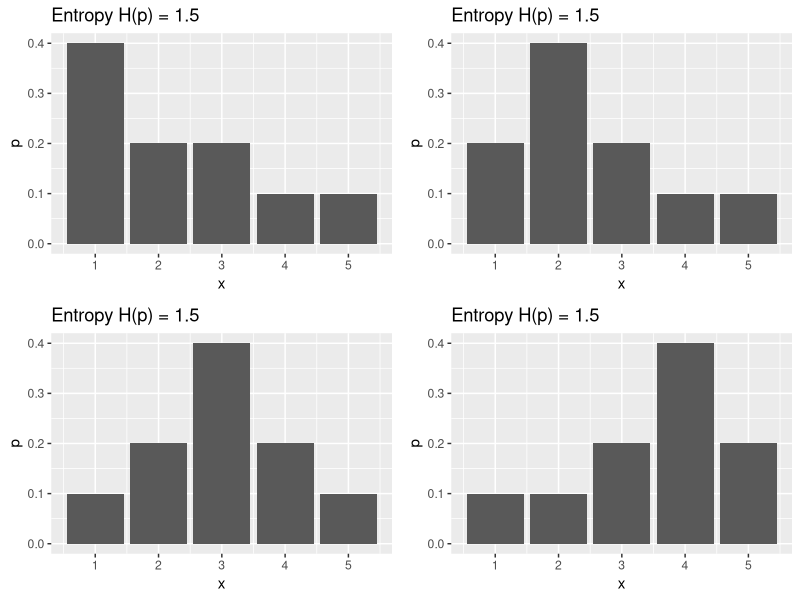
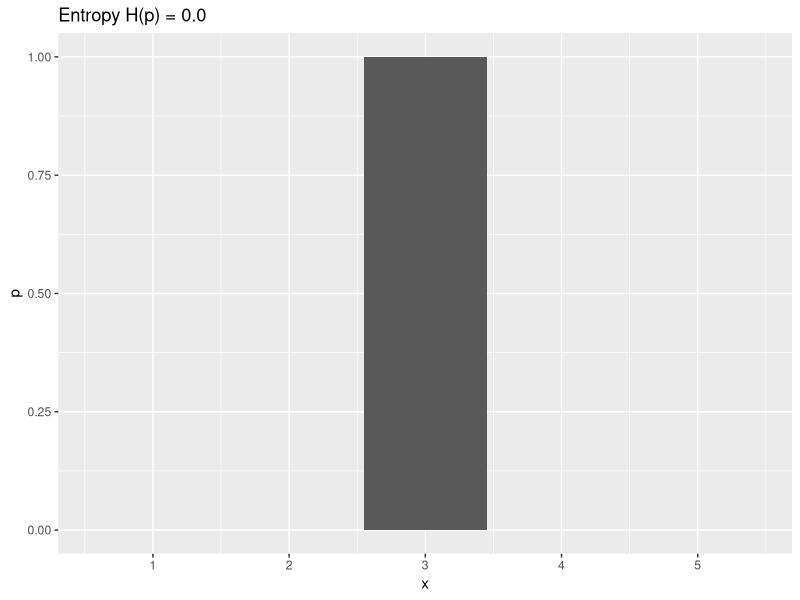
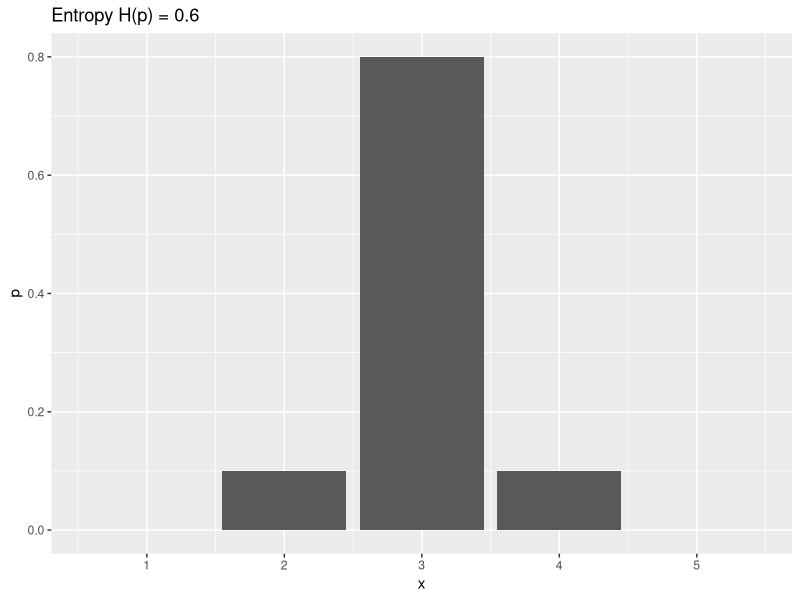
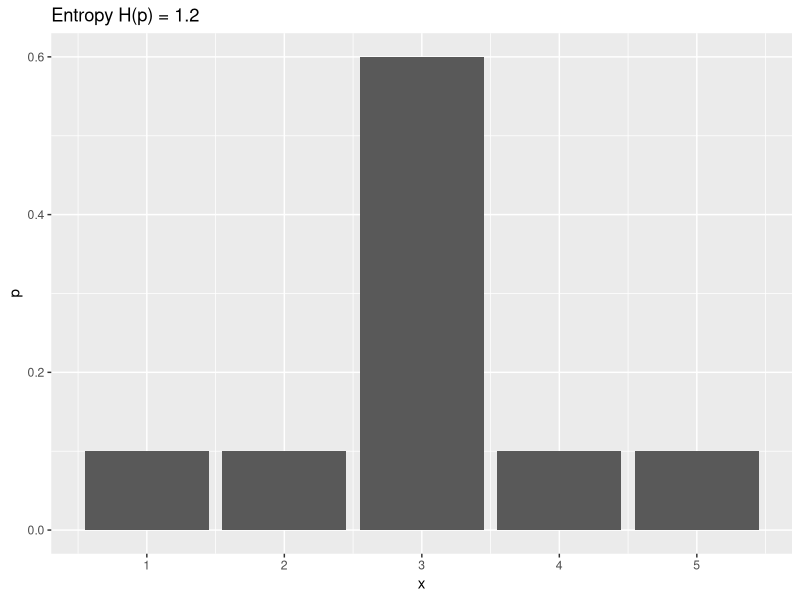
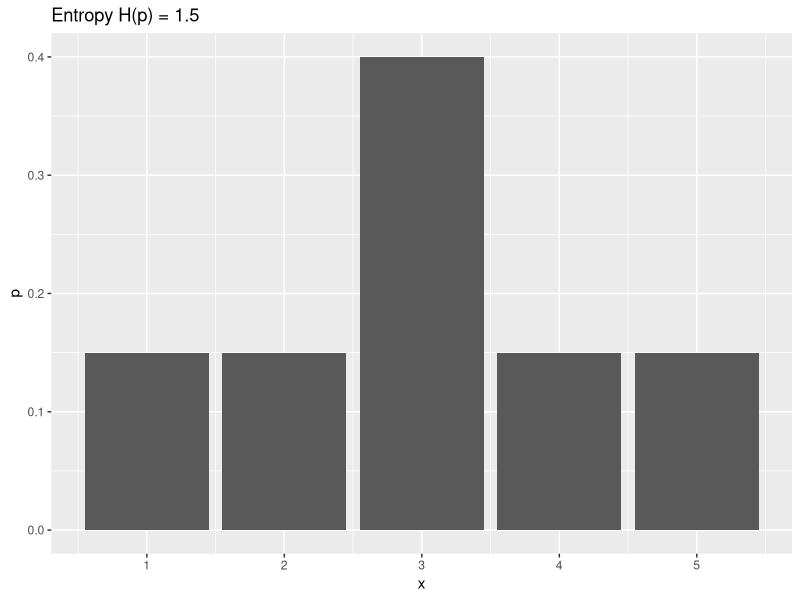
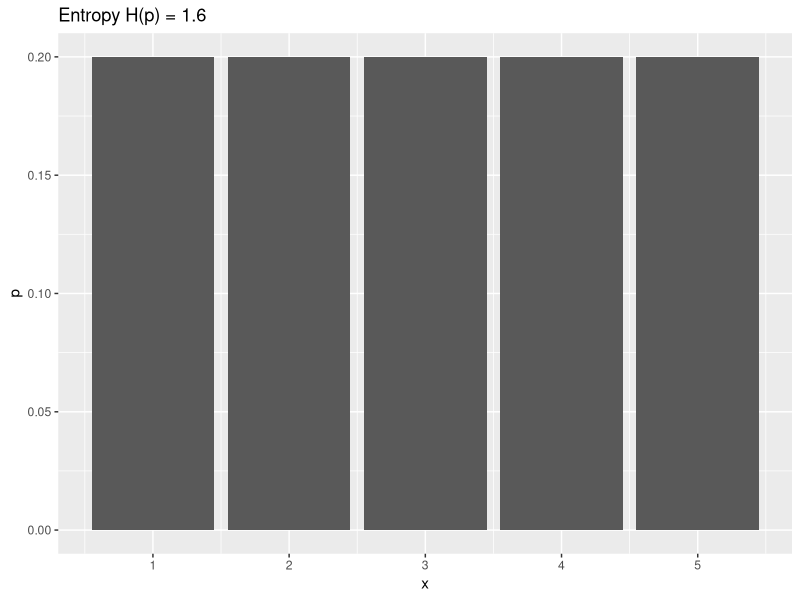

Reproduce these figures in R, in order.
# ------------------------------------------------------------------------------
# FIG: ENTROPY
# ------------------------------------------------------------------------------

library(ggplot2)
library(gridExtra)


# DATA -------------------------------------------------------------------------

p1 <- c(0.0, 0.0, 1, 0, 0)
p2 <- c(0, 0.1, 0.8, 0.1, 0)
p3 <- c(0.1, 0.1, 0.6, 0.1, 0.1)
p4 <- c(0.15, 0.15, 0.4, 0.15, 0.15)
p5 <- c(0.2, 0.2, 0.2, 0.2, 0.2)

# ENTROPY MAXIMAL FOR UNIFORM DISTRIBUTION PLOTS ------------------------------------------------------------------------

plot_ent <- function(p) {
  n <- length(p)
  lp <- -log(p)
  lp <- ifelse(p == 0, 0, lp)
  r <- p * lp
  H <- sum(r)
  dd <- data.frame(x = 1:n, p = p, lp = lp, r = r)
  pl <- ggplot(data = dd, aes(x = x)) +
    geom_bar(aes(y = p), stat = "identity") +
    ggtitle(sprintf("Entropy H(p) = %.1f", H)
    )
  return(pl)
}


plot_list = lapply(list(p1, p2, p3, p4, p5), plot_ent)

for (i in 1:length(plot_list)){
  ggsave(paste0(".../figure/max_entropy_", i, ".pdf"), plot_list[[i]], width = 6.5, height = 5)
}


# DATA -------------------------------------------------------------------------

p1 <- c(0.4, 0.2, 0.2, 0.1, 0.1)
p2 <- c(0.2, 0.4, 0.2, 0.1, 0.1)
p3 <- c(0.1, 0.2, 0.4, 0.2, 0.1)
p4 <- c(0.1, 0.1, 0.2, 0.4, 0.2)

# ENTROPY INVARIANT TO REORDERING PLOTS ------------------------------------------------------------------------

plot_ent <- function(p) {
  n <- length(p)
  lp <- -log(p)
  lp <- ifelse(p == 0, 0, lp)
  r <- p * lp
  H <- sum(r)
  dd <- data.frame(x = 1:n, p = p, lp = lp, r = r)
  pl <- ggplot(data = dd, aes(x = x)) +
    geom_bar(aes(y = p), stat = "identity") +
    ggtitle(sprintf("Entropy H(p) = %.1f", H)
    )
  return(pl)
}

p <- grid.arrange(grobs = lapply(list(p1, p2, p3, p4), plot_ent), nrow = 2, ncol = 2)
ggsave(filename = ".../figure/entropy_plot_reordering.png", plot = p, width = 5, height = 3)
